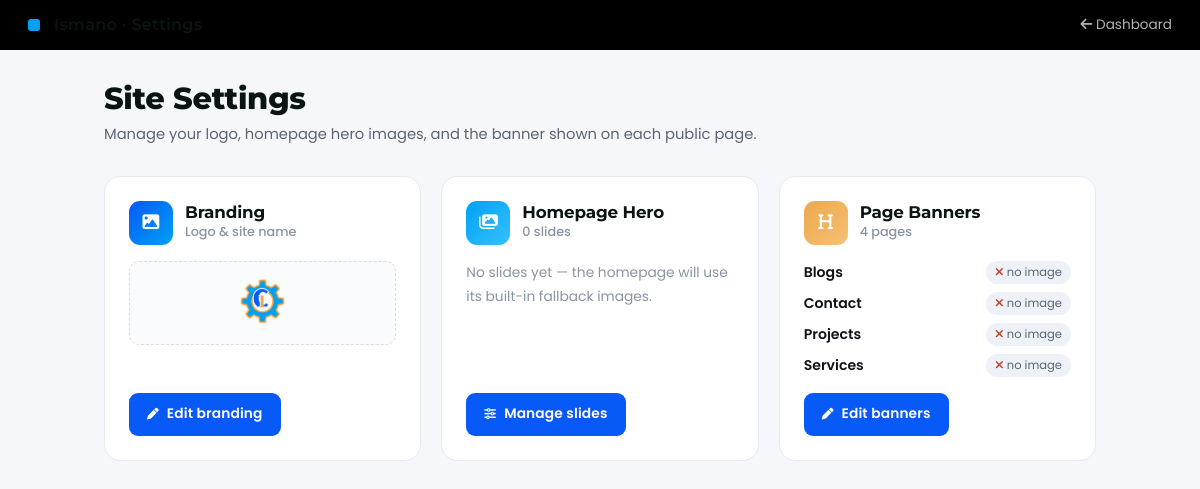
The page /public/admin/settings/index.php (signed in) on the database its author committed.
### tables this page shows
CREATE TABLE `site_settings` (
  `setting_key` varchar(100) NOT NULL,
  `setting_value` text,
  `updated_at` timestamp NOT NULL DEFAULT CURRENT_TIMESTAMP ON UPDATE CURRENT_TIMESTAMP
);

CREATE TABLE `page_headers` (
  `id` int UNSIGNED NOT NULL,
  `page_key` varchar(60) NOT NULL,
  `title` varchar(150) DEFAULT NULL,
  `subtitle` varchar(255) DEFAULT NULL,
  `image_path` varchar(255) DEFAULT NULL,
  `updated_at` timestamp NOT NULL DEFAULT CURRENT_TIMESTAMP ON UPDATE CURRENT_TIMESTAMP
);

### app/models/SettingModel.php (called while the page is built, shortened)
<?php
class SettingModel
{
    private PDO $pdo;
    public function __construct(PDO $pdo)
    {
        $this->pdo = $pdo;
    }
    public function get(string $key, ?string $default = null): ?string
    {
        $stmt = $this->pdo->prepare(
            "SELECT setting_value FROM site_settings WHERE setting_key = ?"
        );
        $stmt->execute([$key]);
        $row = $stmt->fetch(PDO::FETCH_ASSOC);
        return $row['setting_value'] ?? $default;
    }
    public function getHeroSlides(bool $activeOnly = true): array
    {
        $sql = "SELECT * FROM hero_slides";
        $sql .= " ORDER BY sort_order ASC, id ASC";
        return $this->pdo->query($sql)->fetchAll(PDO::FETCH_ASSOC);
    }
    public function getAllPageHeaders(): array
    {
        return $this->pdo
            ->query("SELECT * FROM page_headers ORDER BY page_key ASC")
            ->fetchAll(PDO::FETCH_ASSOC);
    }
}

### app/helpers/uploads.php (called while the page is built, shortened)
<?php
if (!function_exists('settings_asset_url')) {
    function settings_asset_url(?string $relPath): ?string
    {
        return rtrim(BASE_URL, '/') . '/' . ltrim($relPath, '/');
    }
}

### public/admin/settings/index.php (the view, shortened to what this page needs)
<?php
require_once __DIR__ . '/../../../app/helpers/uploads.php';
require_once __DIR__ . '/../../../app/models/SettingModel.php';
require_once __DIR__ . '/../../../app/config/db_connect.php';
$settings    = new SettingModel($pdo);
$logoUrl     = settings_asset_url($settings->get('logo_path'));
$siteName    = $settings->get('site_name', 'Modern POS');
$heroSlides  = $settings->getHeroSlides(false);
$pageHeaders = $settings->getAllPageHeaders();
?>
<!DOCTYPE html>
<html lang="en">
<head>
  <link rel="stylesheet" href="<?php echo BASE_URL; ?>/assets/css/theme.css">
  <link rel="stylesheet" href="https://cdnjs.cloudflare.com/ajax/libs/font-awesome/6.5.0/css/all.min.css">
</head>
<body>
<div class="admin-topbar">
  <span class="dot"></span>
  <h1><?php echo htmlspecialchars($siteName); ?> · Settings</h1>
  <a class="back" href="<?php echo BASE_URL; ?>/admin/dashboard.php"><i class="fa-solid fa-arrow-left"></i> Dashboard</a>
</div>
<div class="wrap">
  <div class="page-head">
    <h2>Site Settings</h2>
    <p>Manage your logo, homepage hero images, and the banner shown on each public page.</p>
  </div>
  <div class="cards">
    <div class="card">
      <div class="card-top">
        <div class="card-icon ic-logo"><i class="fa-solid fa-image"></i></div>
        <div><h3>Branding</h3><span>Logo &amp; site name</span></div>
      </div>
      <div class="logo-preview">
        <?php if ($logoUrl): ?>
          <img src="<?php echo htmlspecialchars($logoUrl); ?>" alt="Current logo">
        <?php else: ?>
          <span class="muted">No logo uploaded yet</span>
        <?php endif; ?>
      </div>
      <a class="btn" href="edit.php?section=logo"><i class="fa-solid fa-pen"></i> Edit branding</a>
    </div>
    <div class="card">
      <div class="card-top">
        <div class="card-icon ic-hero"><i class="fa-solid fa-images"></i></div>
        <div><h3>Homepage Hero</h3><span><?php echo count($heroSlides); ?> slide<?php echo count($heroSlides) === 1 ? '' : 's'; ?></span></div>
      </div>
      <?php if ($heroSlides): ?>
        <div class="thumbs">
          <?php foreach (array_slice($heroSlides, 0, 6) as $s): ?>
            <img src="<?php echo htmlspecialchars(settings_asset_url($s['image_path'])); ?>" alt="">
          <?php endforeach; ?>
        </div>
      <?php else: ?>
        <p style="color:#8a93a3;font-size:.86rem;margin:0;">No slides yet — the homepage will use its built-in fallback images.</p>
      <?php endif; ?>
      <a class="btn" href="edit.php?section=hero"><i class="fa-solid fa-sliders"></i> Manage slides</a>
    </div>
    <div class="card">
      <div class="card-top">
        <div class="card-icon ic-head"><i class="fa-solid fa-heading"></i></div>
        <div><h3>Page Banners</h3><span><?php echo count($pageHeaders); ?> page<?php echo count($pageHeaders) === 1 ? '' : 's'; ?></span></div>
      </div>
      <ul class="hdr-list">
        <?php foreach ($pageHeaders as $h): ?>
          <li>
            <span class="key"><?php echo htmlspecialchars($h['page_key']); ?></span>
            <?php if (!empty($h['image_path'])): ?>
              <span class="pill"><i class="fa-solid fa-check ok"></i> image set</span>
            <?php else: ?>
              <span class="pill"><i class="fa-solid fa-xmark no"></i> no image</span>
            <?php endif; ?>
          </li>
        <?php endforeach; ?>
      </ul>
      <a class="btn" href="edit.php?section=headers"><i class="fa-solid fa-pen"></i> Edit banners</a>
    </div>
  </div>
</div>
</body>
</html>

### public/assets/css/theme.css (style rules this page uses)
:root { --color-primary: #0D9488; --color-primary-deep: #0A766B; --color-primary-light: #2DD4BF; --color-accent: #E8902C; --color-accent-dark: #CF7D1F; --color-secondary: #06342F; --color-surface: #FFFFFF; --color-surface-alt: #F1F6F5; --color-surface-mint: #DFF1ED; --color-border: #E2EAE8; --color-text-heading: #0A1413; --color-text-body: #44524F; --color-text-muted: #7B8987; --color-text-inverse: #FFFFFF; --brand-primary: #0D9488; --brand-secondary: #2DD4BF; --brand-accent: #E8902C; --brand-dark: #06342F; --brand-white: #FFFFFF; --brand-black: #0A1413; --font-display: 'Montserrat', 'Segoe UI', system-ui, sans-serif; --font-body: 'Poppins', system-ui, sans-serif; --text-xs: 0.75rem; --text-sm: 0.875rem; --text-base: 1rem; --text-md: 1.125rem; --text-lg: 1.375rem; --text-xl: 1.75rem; --text-2xl: 2.25rem; --text-3xl: 3rem; --text-4xl: 4rem; --space-1: 0.25rem; --space-2: 0.5rem; --space-3: 0.75rem; --space-4: 1rem; --space-6: 1.5rem; --space-8: 2rem; --space-10: 2.5rem; --space-12: 3rem; --space-16: 4rem; --space-20: 5rem; --space-24: 6rem; --space-32: 8rem; --radius-sm: 6px; --radius-md: 12px; --radius-lg: 18px; --radius-xl: 28px; --radius-full: 9999px; --shadow-sm: 0 1px 3px rgba(10,52,47,0.07), 0 1px 2px rgba(10,52,47,0.05); --shadow-md: 0 6px 18px rgba(10,52,47,0.08); --shadow-lg: 0 14px 40px rgba(10,52,47,0.10); --shadow-xl: 0 26px 60px rgba(10,52,47,0.13); --transition-fast: 150ms ease; --transition-base: 250ms ease; --transition-slow: 400ms ease; --container-max: 1240px; --section-pad-y: var(--space-24); --navbar-height: 116px; }
*, *::before, *::after { box-sizing: border-box; margin: 0; padding: 0; }
html { scroll-behavior: smooth; -webkit-font-smoothing: antialiased; scroll-padding-top: var(--navbar-height); }
body { font-family: var(--font-body); font-size: var(--text-base); color: var(--color-text-body); background-color: var(--color-surface); line-height: 1.65; transition: background-color var(--transition-base), color var(--transition-base); }
h1, h2, h3, h4, h5, h6 { font-family: var(--font-display); color: var(--color-text-heading); line-height: 1.1; letter-spacing: -0.01em; font-weight: 800; }
h1 { font-size: var(--text-4xl); font-weight: 900; }
h2 { font-size: var(--text-3xl); font-weight: 800; }
h3 { font-size: var(--text-xl); font-weight: 700; }
p { line-height: 1.75; }
a { color: inherit; text-decoration: none; }
img { display: block; max-width: 100%; }
.btn { display: inline-flex; align-items: center; gap: var(--space-2); padding: 0.8rem 1.625rem; border-radius: var(--radius-md); font-family: var(--font-body); font-size: var(--text-sm); font-weight: 600; letter-spacing: 0.01em; border: 2px solid transparent; cursor: pointer; transition: all var(--transition-base); white-space: nowrap; text-decoration: none; }
.btn svg, .btn i { font-size: 0.85em; transition: transform var(--transition-fast); }
.card { background: var(--color-surface); border: 1px solid var(--color-border); border-radius: var(--radius-lg); overflow: hidden; transition: box-shadow var(--transition-base), transform var(--transition-base), border-color var(--transition-base); }
:where(a, button, input, textarea, select):focus-visible { outline: 2px solid var(--color-primary); outline-offset: 2px; }

### rows shown on the page
site_settings: setting_value (picture)
page_headers: page_key "Blogs", shows "no image"
page_headers: page_key "Contact", shows "no image"
page_headers: page_key "Projects", shows "no image"
page_headers: page_key "Services", shows "no image"

### other values the page prints
count($heroSlides) "0"
count($pageHeaders) "4"
